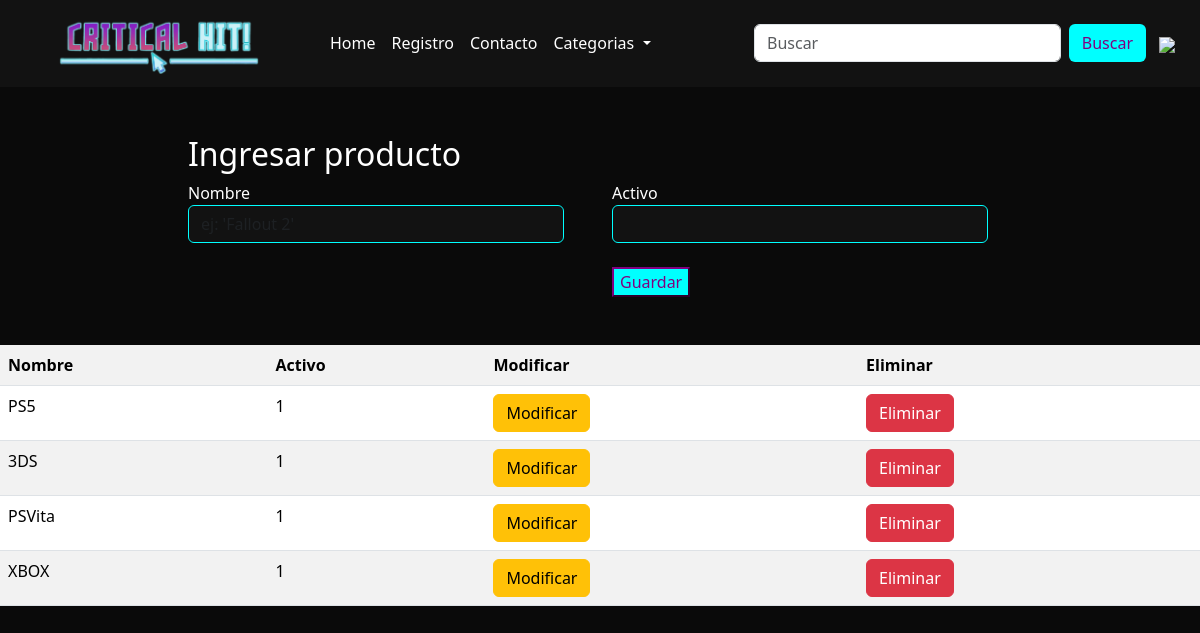
The page /pagina/adminConsolas on the database as committed earlier.
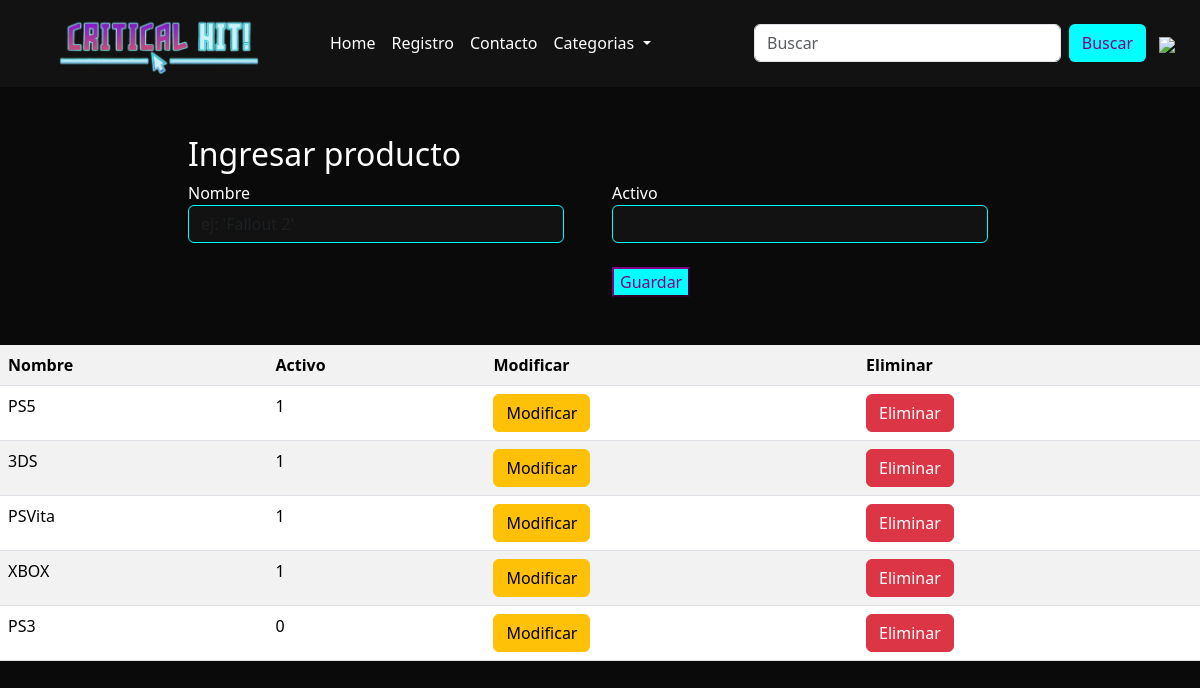
The same page on the database as committed later.
### pagina/models.py (models this page shows, shortened)
class Consola(models.Model):
    nombre = models.CharField(max_length=100)
    activo = models.IntegerField()

### pagina/views.py (the view, shortened to what this page needs)
# urls.py: path('adminConsolas', views.adminConsolas, name='adminConsolas'),
def adminConsolas(request):
    context = {}
    context['productos'] = Consola.objects.all()
    return render(request, 'adminConsolas.html', context)

### pagina/templates/adminConsolas.html (shortened to what this page needs)
{% extends "plantillaBase.html"  %}
{% block contenido %}
{% load static %}
<form class="form" method="post" enctype="multipart/form-data" action="{% url 'adminConsolas' %}" >
    <div class="container-fluid">
      <div class="row justify-content-center">
        <div class="col-10 col-md-4 mt-5">
            <div class="form-group mb-4">
               <h2>Ingresar producto</h2>
              <label for="exampleInputEmail1">
                Nombre
              </label>
              <input type="text" name="txtNombre" class="txtNombre form-control" value="{{item.nombre}}" placeholder="ej: 'Fallout 2'" style="color: white; background-color: #121212; border-color: cyan; "/>
            </div>
        </div>
        <div class="col-10 col-md-4 m-4 mb-5 mt-md-5 ">
            <div class="form-group mb-4">
              <h2><br></h2>
              <label for="exampleInputEmail1">
                Activo
              </label>
              <input name="txtStock" min="0" value="{{item.activo}}"  type="number"
                  class="txtStock form-control form-control" style="color: white; background-color: #121212; border-color: cyan;" />
              </div>
            <input type="button" name="btnEnviar" class="btnEnviar" value="Guardar" style="color: white; background-color: cyan; color: purple; border-color: purple;">
        </div>
      </div>
    </div>
  </form>
{% endblock %}
{% block listado %}
    <table class="table table-responsive table-striped">
        <tr>
            <th>Nombre</th>
            <th>Activo</th>
            <th>Modificar</th>
            <th>Eliminar</th>
        </tr>
    {% for item in productos %}
        <tr>
            <td>{{ item.nombre| capfirst }}</td>
            <td>{{ item.activo }}</td>
            <td><a href="{% url 'buscarConsola' pk=item.id %}" class="btn btn-warning">Modificar</a></td>
            <td><a href="{% url 'eliminarConsola' pk=item.id %}" class="btn btn-danger">Eliminar</a></td>
    {% endfor %}
    </table>
{% endblock %}

Rows that differ between the two databases and show on the page:
added Consola: nombre "PS3", activo "0"
